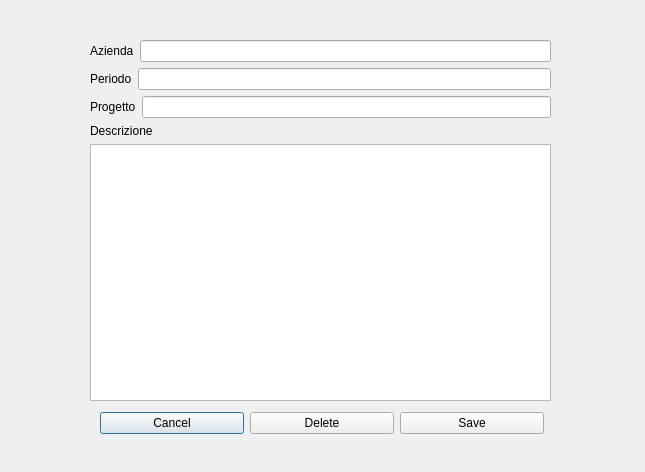
<?xml version="1.0" encoding="UTF-8"?>
<ui version="4.0">
 <class>Dialog</class>
 <widget class="QDialog" name="Dialog">
  <property name="geometry">
   <rect>
    <x>0</x>
    <y>0</y>
    <width>645</width>
    <height>472</height>
   </rect>
  </property>
  <property name="windowTitle">
   <string>Dialog</string>
  </property>
  <widget class="QWidget" name="layoutWidget">
   <property name="geometry">
    <rect>
     <x>90</x>
     <y>40</y>
     <width>461</width>
     <height>361</height>
    </rect>
   </property>
   <layout class="QVBoxLayout" name="verticalLayout_3">
    <item>
     <layout class="QHBoxLayout" name="horizontalLayout_15">
      <item>
       <widget class="QLabel" name="label_15">
        <property name="text">
         <string>Azienda</string>
        </property>
       </widget>
      </item>
      <item>
       <widget class="QLineEdit" name="attivita_azienda"/>
      </item>
     </layout>
    </item>
    <item>
     <layout class="QHBoxLayout" name="horizontalLayout">
      <item>
       <widget class="QLabel" name="label_34">
        <property name="text">
         <string>Periodo</string>
        </property>
       </widget>
      </item>
      <item>
       <widget class="QLineEdit" name="attivita_periodo"/>
      </item>
     </layout>
    </item>
    <item>
     <layout class="QHBoxLayout" name="horizontalLayout_28">
      <item>
       <widget class="QLabel" name="label_28">
        <property name="text">
         <string>Progetto</string>
        </property>
       </widget>
      </item>
      <item>
       <widget class="QLineEdit" name="attivita_progetto"/>
      </item>
     </layout>
    </item>
    <item>
     <layout class="QVBoxLayout" name="verticalLayout">
      <item>
       <widget class="QLabel" name="label_35">
        <property name="text">
         <string>Descrizione</string>
        </property>
       </widget>
      </item>
      <item>
       <widget class="QTextEdit" name="attivita_descrizione"/>
      </item>
     </layout>
    </item>
   </layout>
  </widget>
  <widget class="QWidget" name="layoutWidget_2">
   <property name="geometry">
    <rect>
     <x>100</x>
     <y>410</y>
     <width>444</width>
     <height>27</height>
    </rect>
   </property>
   <layout class="QHBoxLayout" name="horizontalLayout_36">
    <item>
     <widget class="QPushButton" name="button_cancel_attivita">
      <property name="text">
       <string>Cancel</string>
      </property>
     </widget>
    </item>
    <item>
     <widget class="QPushButton" name="button_delete_attivita">
      <property name="text">
       <string>Delete</string>
      </property>
     </widget>
    </item>
    <item>
     <widget class="QPushButton" name="button_save_attivita">
      <property name="text">
       <string>Save</string>
      </property>
     </widget>
    </item>
   </layout>
  </widget>
 </widget>
 <resources/>
 <connections/>
</ui>
